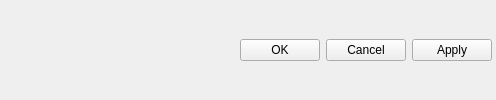
        <widget class="QWidget" name="settingsBottomWidget" native="true">
         <property name="enabled">
          <bool>true</bool>
         </property>
         <layout class="QHBoxLayout" name="horizontalLayout_15">
          <property name="leftMargin">
           <number>8</number>
          </property>
          <property name="topMargin">
           <number>4</number>
          </property>
          <property name="rightMargin">
           <number>4</number>
          </property>
          <property name="bottomMargin">
           <number>4</number>
          </property>
          <item>
           <widget class="QWidget" name="versionLabelWidget" native="true">
            <property name="sizePolicy">
             <sizepolicy hsizetype="Preferred" vsizetype="Preferred">
              <horstretch>0</horstretch>
              <verstretch>0</verstretch>
             </sizepolicy>
            </property>
            <layout class="QVBoxLayout" name="verticalLayout_22">
             <property name="leftMargin">
              <number>0</number>
             </property>
             <property name="topMargin">
              <number>0</number>
             </property>
             <property name="rightMargin">
              <number>0</number>
             </property>
             <property name="bottomMargin">
              <number>0</number>
             </property>
            </layout>
           </widget>
          </item>
          <item>
           <spacer name="horizontalSpacer_3">
            <property name="orientation">
             <enum>Qt::Horizontal</enum>
            </property>
            <property name="sizeHint" stdset="0">
             <size>
              <width>226</width>
              <height>0</height>
             </size>
            </property>
           </spacer>
          </item>
          <item>
           <widget class="QPushButton" name="OK">
            <property name="text">
             <string>OK</string>
            </property>
           </widget>
          </item>
          <item>
           <widget class="QPushButton" name="Cancel">
            <property name="text">
             <string>Cancel</string>
            </property>
           </widget>
          </item>
          <item>
           <widget class="QPushButton" name="applyButton">
            <property name="text">
             <string>Apply</string>
            </property>
           </widget>
          </item>
         </layout>
        </widget>
